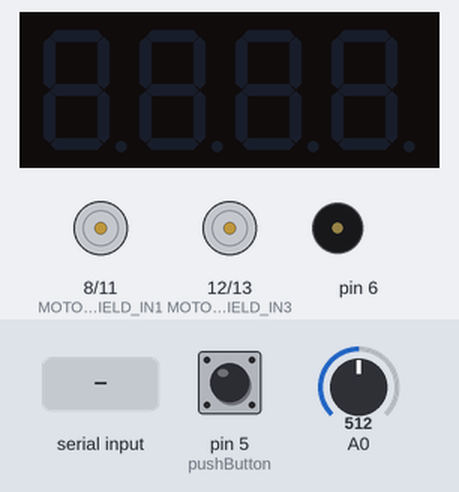
Recording of a sketch running on a simulated Arduino Uno, built with avr-gcc and run on an emulated ATmega328P. Shown: 4-digit seven-segment display, motor-driver pin pairs drawn as motors (green arrow = first pin HIGH = forward, orange = second pin HIGH = backward, longer = more drive, scaled by the enable pin), buzzer (waves = sounding). The inputs (shaded band) are chosen by the test bench; at power-on: pin 5 (pushButton) LOW, A0 = 512.

Above: at 1.2 s.
1.3 s: pin 5 (pushButton) pulled HIGH for 0.15 s
At 1.39 s:
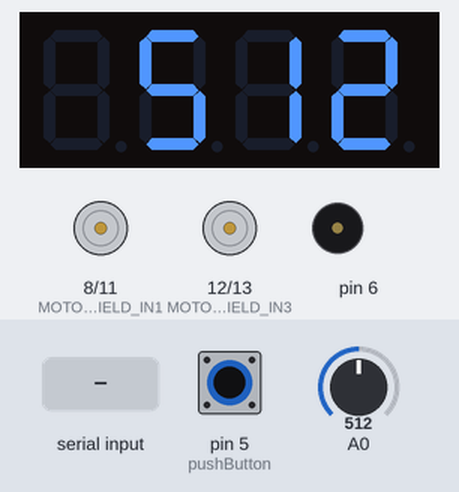
2.9 s: "w" received over Serial
4.4 s: "x" received over Serial
5.9 s: "t" received over Serial
At 6.8 s:
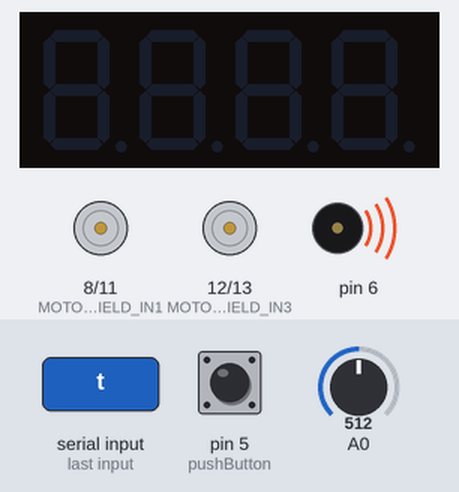
7.4 s: pin 5 (pushButton) pulled HIGH for 1 s
At 8.2 s:
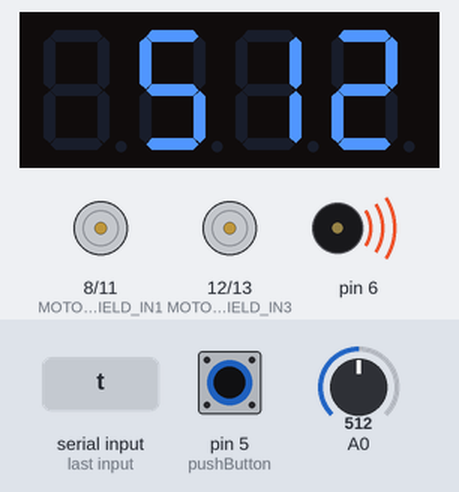
9.9 s: "w" received over Serial
Timing chart, 0 to 12.4 s (numbered marks = the images above; inputs shaded):
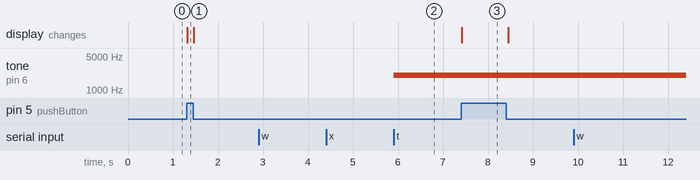

The sketch:

XbeeChaser_yonseiV2.ino
```cpp
#include "MotorDriver.h"

#include <Arduino.h>
#include <TM1637Display.h>

// Module connection pins (Digital Pins)
#define CLK 2
#define DIO 3

// The amount of time (in milliseconds) between tests
#define TEST_DELAY   20

TM1637Display display(CLK, DIO);

int pushButton = 5;
int V = 0 ; //speed


int speedshow = 0;


void setup()
{

	motordriver.init();
  pinMode(pushButton, INPUT);
  Serial.begin(9600);


}

void loop()
{


 V = analogRead(A0);
 if(digitalRead(pushButton) == HIGH)
 { speedshow = 1;}


while(speedshow == 1)
{
  int k;
  uint8_t data[] = { 0xff, 0xff, 0xff, 0xff };
  display.setBrightness(0x0f);

 bool lz = false;
k = analogRead(A0);
display.showNumberDec(k, lz);
delay(TEST_DELAY);

V = k;

if(digitalRead(pushButton) == LOW)
{
display.setBrightness(7, false);  // Turn off
display.setSegments(data);
delay(TEST_DELAY);
speedshow = 0;
}
}


  int x, delay_en;
    char val;
    if(Serial.available())
    {

        val = Serial.read();
       if (val != -1)
        {
            switch (val)
            {
               case 'w'://Move ahead
                 motordriver.setSpeed(V,MOTORB);
                 motordriver.setSpeed(V,MOTORA);
	         motordriver.goForward();
	         break;

	             case 'x'://move back fast
                 motordriver.setSpeed(V,MOTORB);
                 motordriver.setSpeed(V,MOTORA);
	         motordriver.goBackward();
	         break;

                case 't'://tone on
                  tone(6, 2000);// play 2khz tone on pin 6
                    break;
                case 'y'://tone off
                    noTone(6);
                    break;


                case 's'://stop
                   motordriver.stop();
                    break;

            }
        }
    }
  }
```

MotorDriver.cpp
```cpp
// (licence header left out)
/*******************************************************************************/
#include "MotorDriver.h"

void MotorDriver::init()
{
	pinMode(MOTORSHIELD_IN1,OUTPUT);
	pinMode(MOTORSHIELD_IN2,OUTPUT);
	pinMode(MOTORSHIELD_IN3,OUTPUT);
	pinMode(MOTORSHIELD_IN4,OUTPUT);
	pinMode(SPEEDPIN_A,OUTPUT);
	pinMode(SPEEDPIN_B,OUTPUT);
	stop();
	/*Configure the motor A to control the wheel at the left side.*/
	configure(MOTOR_POSITION_LEFT,MOTORA);
	/*Configure the motor B to control the wheel at the right side.*/
	configure(MOTOR_POSITION_RIGHT,MOTORB);
	setSpeed(127,MOTORA);
	setSpeed(127,MOTORB);
	setDirection(MOTOR_ANTICLOCKWISE,MOTORA);
	setDirection(MOTOR_CLOCKWISE,MOTORB);
}
void MotorDriver::configure(uint8_t position, uint8_t motorID)
{
	if(motorID == MOTORA)motorA.position = position;
	else motorB.position = position;
}

void MotorDriver::setSpeed(int8_t speed, uint8_t motorID)
{
	if(motorID == MOTORA) motorA.speed = speed;
	else if(motorID == MOTORB) motorB.speed = speed;
}
void MotorDriver::setDirection(uint8_t direction, uint8_t motorID)
{
	if(motorID == MOTORA)motorA.direction= direction;
	else if(motorID == MOTORB)motorB.direction = direction;
}
/**********************************************************************/
/*Function: Get the motor rotate                                  	  */
/*Parameter:-uint8_t direction,Clockwise or anticlockwise;            */
/*          -uint8_t motor_position,MOTOR_POSITION_LEFT or			  */
/*			MOTOR_POSITION_RIGHT;                      				  */
/*Return:	void                      							      */
void MotorDriver::rotate(uint8_t direction, uint8_t motor_position)
{
	if(motor_position == motorA.position)
	{
		rotateWithID(direction,MOTORA);
	}
	if(motor_position == motorB.position)
	{
		rotateWithID(direction,MOTORB);
	}
}
/**********************************************************************/
/*Function: Get the motor rotate                                  	  */
/*Parameter:-uint8_t direction,Clockwise or anticlockwise;            */
/*          -uint8_t motor_position,MOTORA or MOTORB				  */
/*Return:	void                      							      */
void MotorDriver::rotateWithID(uint8_t direction, uint8_t motorID)
{
	uint8_t in1_level,in2_level;
	if(MOTOR_CLOCKWISE == direction)
	{
		in1_level = LOW;
		in2_level = HIGH;
	}
	else
	{
		in1_level = HIGH;
		in2_level = LOW;
	}
	if(motorID == MOTORA)
	{
		analogWrite(SPEEDPIN_A,motorA.speed);
		digitalWrite(MOTORSHIELD_IN1,in1_level);
     	digitalWrite(MOTORSHIELD_IN2,in2_level);
	}
	else if(motorID == MOTORB)
	{
		analogWrite(SPEEDPIN_B,motorB.speed);
		digitalWrite(MOTORSHIELD_IN3,in1_level);
     	digitalWrite(MOTORSHIELD_IN4,in2_level);
	}
}

void MotorDriver::goForward()
{
	rotate(MOTOR_ANTICLOCKWISE,MOTOR_POSITION_LEFT);
	rotate(MOTOR_CLOCKWISE,MOTOR_POSITION_RIGHT);
}
void MotorDriver::goBackward()
{
	rotate(MOTOR_ANTICLOCKWISE,MOTOR_POSITION_RIGHT);
	rotate(MOTOR_CLOCKWISE,MOTOR_POSITION_LEFT);
}
void MotorDriver::goLeft()
{
	rotate(MOTOR_CLOCKWISE,MOTOR_POSITION_RIGHT);
	rotate(MOTOR_CLOCKWISE,MOTOR_POSITION_LEFT);
}
void MotorDriver::goRight()
{
	rotate(MOTOR_ANTICLOCKWISE,MOTOR_POSITION_RIGHT);
	rotate(MOTOR_ANTICLOCKWISE,MOTOR_POSITION_LEFT);
}

/*************************************************************/
void MotorDriver::stop()
{
	/*Unenble the pin, to stop the motor. */
	digitalWrite(SPEEDPIN_A,LOW);
    digitalWrite(SPEEDPIN_B,LOW);
}

/*************************************************************/
void MotorDriver::stop(uint8_t motorID)
{
	if(motorID == MOTORA)digitalWrite(SPEEDPIN_A,LOW);
	else if(motorID == MOTORB)digitalWrite(SPEEDPIN_B,LOW);
}

MotorDriver motordriver;
```

MotorDriver.h
```cpp
#ifndef __MOTORDRIVER_H__
#define __MOTORDRIVER_H__
#include <Arduino.h>
/******Pins definitions*************/
#define MOTORSHIELD_IN1	8
#define MOTORSHIELD_IN2	11
#define MOTORSHIELD_IN3	12
#define MOTORSHIELD_IN4	13
#define SPEEDPIN_A		9
#define SPEEDPIN_B		10
/**************Motor ID**********************/
#define MOTORA 			0
#define MOTORB 			1

#define MOTOR_POSITION_LEFT  0
#define MOTOR_POSITION_RIGHT 1
#define MOTOR_CLOCKWISE      0
#define MOTOR_ANTICLOCKWISE  1

#define USE_DC_MOTOR		0

struct MotorStruct
{
	int8_t speed;
	uint8_t direction;
	uint8_t position;
};
/**Class for Motor Shield**/
class MotorDriver
{
	MotorStruct motorA;
	MotorStruct motorB;
public:
	void init();
	void configure(uint8_t position, uint8_t motorID);
	void setSpeed(int8_t speed, uint8_t motorID);
	void setDirection(uint8_t direction, uint8_t motorID);
	void rotate(uint8_t direction, uint8_t motor_position);
	void rotateWithID(uint8_t direction, uint8_t motorID);
	void goForward();
	void goBackward();
	void goLeft();
	void goRight();
	void stop();
	void stop(uint8_t motorID);
};
extern MotorDriver motordriver;

#endif
```

Measured:
- after the input at 1.3 s, the display: changes at once (image 1)
- after the input at 5.9 s, tone on pin 6: silent → 2000 Hz at once
- after the input at 7.4 s, the display: changes at once (image 3)
